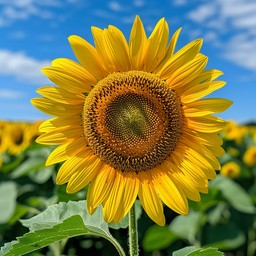
#> input picture assets/vibrant-sunflower-bloom-stockcake-256x256.jpg, 256 x 256 px
$ jupyter execute --allow-errors profiling_analysis.ipynb   (shell and % lines are left out)
#> lines starting #> are read from the running program, lines starting #| are printed output that depends on the picture
# Lab 8 Optimizing Image Mosaic Generator

Student: Qizhuo Shen

Date: 11/24/2026

## Part 1: Profiling My Lab 1 Mosaic Generator

For this part, I want to find out where my Lab 1 code spends its time, before I change anything. To do that, I use three tools. Simple timing shows the total time, `cProfile` can help identify which functions are slow, and `line_profiler` can help find which lines are slow.

### Which Baseline I Use

My Lab 1 code is kept unchanged in the `baseline/` folder. Its `baseline/core.py` has two versions of the grid operations, as shown in the table below:

| Version | Function | How it works |
|---|---|---|
| **Loop version** | `build_mosaic_loop` → `grid_ops_loop` | Goes through the grid one cell at a time with Python loops. For each cell it loops over all tiles to find the closest one, then colors the tile and pastes it into the output. |
| Vectorized version | `build_mosaic` → `grid_ops` | Uses NumPy reshape to get all cell colors at once, compares all cells to all tiles in one step, and builds the output with one indexing operation. |

My Lab 1 code was already vectorized, so **I use the loop version (`build_mosaic_loop`) as my baseline**. It is a normal loop version. I did not add any sleeps or extra work to make it slower. I also time the vectorized Lab 1 version next to it, so that in Part 2 I can compare my new code against both.

### 1. Setup

I installed `line_profiler` in the Lab's virtual environment with `pip install line_profiler`. Loading it as an extension gives me the `%lprun` command in Jupyter. `cProfile` and `pstats` come with Python, so they need no install.

[cell 1]

import cProfile
import io
import platform
import pstats
import time
from pathlib import Path

import cv2
import line_profiler
import matplotlib.pyplot as plt
import numpy as np
import pandas as pd

from baseline import core, tiles
from baseline.core import build_mosaic, build_mosaic_loop

RESULTS = Path("results")
RESULTS.mkdir(exist_ok=True)

print(f"Python         {platform.python_version()} ({platform.system()} {platform.machine()})")
print(f"CPU            {platform.processor()}")
print(f"NumPy          {np.__version__}")
print(f"OpenCV         {cv2.__version__}")
print(f"line_profiler  {line_profiler.__version__}")

#### Test Images and Settings

**Images:** I use three sunflower photos, one for each size the lab asks for (256×256, 512×512 and 1024×1024). They are shown below.

**Configurations:** I use the three configurations the lab requires, which are 256×256 with a 16×16 grid, 512×512 with a 32×32 grid, and 1024×1024 with a 64×64 grid. All three have 16 px cells.

**Other settings:** I use the app's defaults, which are the *Halftone Dots* tile set, *Modulate* color mode, strength 0.85, RGB matching and no color quantization. But I change two settings to make sure the test measures correctly.

* `long_edge = image size`. By default the app resizes every image to 768 px first. But this will cause that all three image sizes cost the same, and the test would be pointless. So I set it to the image's own size without resizing.
* `tile_px = image size // grid`. I draw each tile at the same size as its cell, so the mosaic has the same size as the input. For example, a 512×512 image with a 32×32 grid has 16 px cells and gives a 512×512 mosaic.

[cell 2]
IMAGE_FILES = {
    256: Path("assets/vibrant-sunflower-bloom-stockcake-256x256.jpg"),
    512: Path("assets/vibrant-sunflower-bloom-stockcake-512x512.jpg"),
    1024: Path("assets/sunflower-1024x1024.jpg"),
}
CONFIGS = [(256, 16), (512, 32), (1024, 64)]   # (image size, grid size), as the lab requires
CONFIG_LABELS = [f"{size}×{size} / {grid}×{grid}" for size, grid in CONFIGS]

TILE_SET = "Halftone Dots"
COLOR_MODE = "Modulate"
STRENGTH = 0.85


def load_rgb(path: Path) -> np.ndarray:
    """Read an image file as an RGB uint8 array (OpenCV loads BGR)."""
    bgr = cv2.imread(str(path), cv2.IMREAD_COLOR)
#> bgr is the input picture: shape (256, 256, 3); mean B, G, R 74.4, 128.1, 125.2
    if bgr is None:
        raise FileNotFoundError(path)
    return cv2.cvtColor(bgr, cv2.COLOR_BGR2RGB)


def settings(size: int, grid: int) -> dict:
    """Keyword arguments for build_mosaic / build_mosaic_loop for one configuration."""
    return dict(grid_size=grid, tile_set_name=TILE_SET, tile_px=size // grid,
                color_mode=COLOR_MODE, strength=STRENGTH, long_edge=size)


test_images = {size: load_rgb(path) for size, path in IMAGE_FILES.items()}
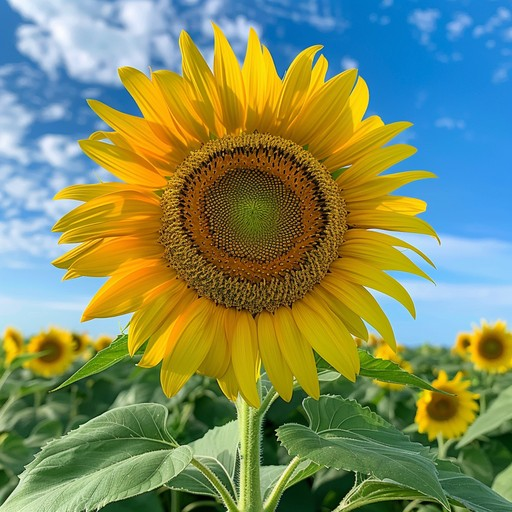
#> input picture assets/vibrant-sunflower-bloom-stockcake-512x512.jpg, 512 x 512 px
#> in load_rgb, bgr is the input picture: shape (512, 512, 3); mean B, G, R 97.3, 140.5, 126.1
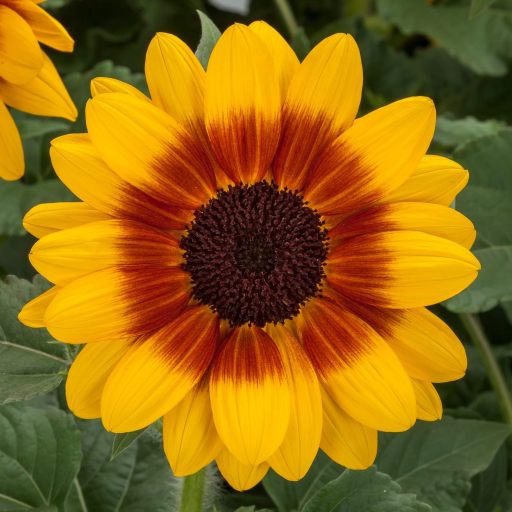
#> input picture assets/sunflower-1024x1024.jpg, 1024 x 1024 px (shown at 1/2 size)
#> in load_rgb, bgr is the input picture: shape (1024, 1024, 3); mean B, G, R 17.4, 103.5, 145.5
#> test_images = 3 items

for size, img in test_images.items():
    assert img.shape == (size, size, 3), f"{IMAGE_FILES[size]} is {img.shape}, expected {size}x{size}"
    print(f"{size:>4}px  {IMAGE_FILES[size].name:<48} shape={img.shape} dtype={img.dtype}")
#> this loop made 3 passes
#> size on passes 1 to 3: 256, 512, 1024
#|  256px  vibrant-sunflower-bloom-stockcake-256x256.jpg    shape=(256, 256, 3) dtype=uint8
#|  512px  vibrant-sunflower-bloom-stockcake-512x512.jpg    shape=(512, 512, 3) dtype=uint8
#| 1024px  sunflower-1024x1024.jpg                          shape=(1024, 1024, 3) dtype=uint8

print("\nConfigurations:")
for (size, grid), label in zip(CONFIGS, CONFIG_LABELS):
    print(f"  {label:<18} -> {grid * grid:>5} cells of {size // grid}px")

[cell 3]
fig, axes = plt.subplots(1, 3, figsize=(12, 4.2))
for ax, (size, img) in zip(axes, test_images.items()):
    ax.imshow(img)
    ax.set_title(f"{size}×{size}", loc="left", fontsize=11)
    ax.axis("off")
plt.tight_layout()
plt.show()
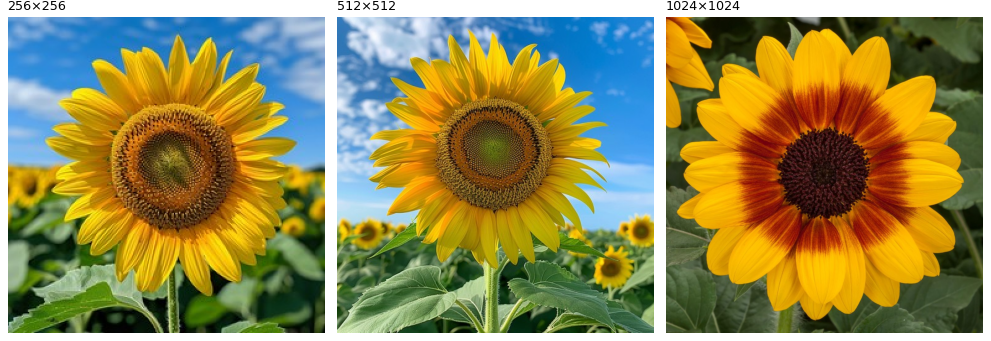
#> figure drawn by matplotlib, 3 panels

### 2. Baseline Performance

#### Timing the Whole Mosaic Generation

I time one full call to `build_mosaic_loop` for each configuration. This includes every step of making a mosaic, which includes preprocessing, cropping, computing the cell colors, matching tiles, building the output and the grid preview.

Before timing, I run each configuration once as a warm-up. The first call builds the tile set and saves it in a cache, and NumPy also needs to set up memory the first time. This only happens once, so it should not count in the normal running time. After the warm-up I run each configuration 5 times and report the mean and standard deviation.

I also time the vectorized Lab 1 version (`build_mosaic`) in the same way, so I can see how far apart the two versions are.

[cell 4]
REPEATS = 5


def time_call(fn, *args, repeats=REPEATS, **kwargs):
    """Mean and standard deviation (ms) of `repeats` calls, after one warm-up call."""
    fn(*args, **kwargs)  # warm-up: fills the tile-set cache, first-touch allocations
    samples = []
    for _ in range(repeats):
        t0 = time.perf_counter()
        fn(*args, **kwargs)
        samples.append((time.perf_counter() - t0) * 1000)
    return float(np.mean(samples)), float(np.std(samples))


rows = []
#> (the rest of this cell did not finish here and is left out)

#### How the Time Grows with the Configuration

I draw both versions on one chart, from the smallest to the largest configuration. The y-axis uses a log scale, because the times grow by about 4 times at each step. The error bars show the standard deviation over the 5 runs.

[cell 5]
C_LOOP, C_VEC = "#eb6834", "#2a78d6"   # same color pair as mosaic/benchmark.py
INK, MUTED, GRID_INK = "#0b0b0b", "#52514e", "#dcdbd6"


def style_axes(ax, grid_axis="both"):
    """Recessive grid and spines, shared by all charts in this notebook."""
    ax.grid(True, axis=grid_axis, color=GRID_INK, lw=0.8)
    ax.set_axisbelow(True)
    for side in ("top", "right"):
        ax.spines[side].set_visible(False)
    for side in ("left", "bottom"):
        ax.spines[side].set_color(GRID_INK)
    ax.tick_params(colors=MUTED)


x = np.arange(len(CONFIGS))
fig, ax = plt.subplots(figsize=(8, 4.4))
#> (the rest of this cell did not finish here and is left out)

#### What the Timings Show

For the three required configurations, the baseline takes about **5.0 ms** (256×256 / 16×16), **19.7 ms** (512×512 / 32×32) and **79.6 ms** (1024×1024 / 64×64).

From the result, I can see that **the baseline time grows about 4 times at each step.** From one configuration to the next, the image has 4 times more pixels and the grid has 4 times more cells, because the cell size stays 16 px. So the cost grows in step with the amount of work.

**The Lab 1 vectorized version is faster, but not by much.** I find that it is only about 1.6 to 2.3 times faster than the loop (about 2.2 ms, 12.0 ms and 48.3 ms). So even my vectorized Lab 1 code still has slow parts, which I look at in Part 2.

### 3. Function-Level Profiling with `cProfile`

`cProfile` records every function call and how long it takes. I profile one full call of `build_mosaic_loop` on the 512×512 image with a 32×32 grid, which is the configuration the 20× target is based on. I run it once before profiling, so the tile set is already in the cache, just like in the timing above.

I sort the results in two ways:

* **By cumulative time** (`cumtime`). This is the time spent in a function *including* all the functions it calls. It shows which high-level step the time goes into.
* **By own time** (`tottime`). This is the time spent in the function's own code only, not counting the functions it calls. It shows where the work is actually done.

[cell 6]
img, kw = test_images[512], settings(512, 32)
#> kw = {'grid_size': 32, 'tile_set_name': 'Halftone Dots', 'tile_px': 16, 'color_mode': 'Modulate', 'strength': 0.85, 'long_edge': 512}
build_mosaic_loop(img, **kw)  # warm-up, so the tile set is already cached
#> (this line was passed over: baseline is not available in this run)

profiler = cProfile.Profile()
profiler.enable()
build_mosaic_loop(img, **kw)
#> (this line was passed over: baseline is not available in this run)
profiler.disable()


def show_stats(profiler, sort_by, top):
    """Print the `top` rows of a cProfile result, sorted by `sort_by`."""
    out = io.StringIO()
    pstats.Stats(profiler, stream=out).strip_dirs().sort_stats(sort_by).print_stats(top)
    print(out.getvalue())


show_stats(profiler, "cumulative", 15)

[cell 7]
show_stats(profiler, "tottime", 12)

#### What `cProfile` Shows

**Which functions take the most time:** From the result, I find that almost all of the 25 ms is spent in `grid_ops_loop`. About half of it (13 ms) is the function's own code, so it is the Python loop itself. The other half goes to many small NumPy calls, and `mean` is the biggest one with about 6 ms. Preprocessing and the grid preview are so fast that they are not even in the top 15.

**Unexpected bottlenecks:** I can see that there is no repeated file I/O, because my code does not read any files while it makes the mosaic. But there is a lot of repeated small work. `mean`, `reshape` and `clip` are each called about 1024 times, once for every cell. Each call does very little, so most of the time is just the cost of making the call. I can also see a redundant calculation. For every cell, the code computes the brightness of the tile again, even though there are only 14 different tiles.

### 4. Line-Level Profiling with `line_profiler`

cProfile shows that almost all the time is in `grid_ops_loop`, and that half of it is the function's own code. But it cannot show me which lines inside the function are slow. So now I use `line_profiler`, which measures the time of every line.

I profile `grid_ops_loop` with the `%lprun` command, on the same 512×512 image with a 32×32 grid. I show the times in milliseconds (`-u 1e-3`). The two most useful columns are `Hits`, which is how many times a line runs, and `% Time`, which is the share of the function's time spent on that line.

[cell 8]
img, kw = test_images[512], settings(512, 32)
build_mosaic_loop(img, **kw)  # warm-up, so the tile set is already cached
#> (this line was passed over: baseline is not available in this run)

#### What `line_profiler` Shows

From the result, I find that the hot lines are all inside the loops. I group them into four steps.

| Step | Lines | Hits | % Time |
|---|---|---|---|
| Find the closest tile (inner loop over 14 tiles) | 316–323 | 14336 for the inner lines | **31%** |
| Color the tile (`tile @ LUMA` and the blend) | 337–344 | 1024 | **26%** |
| Compute the cell's mean color (`block.reshape(-1, 3).mean(axis=0)`) | 312–314 | 1024 | **24%** |
| Clip the tile and paste it into the output | 345–347 | 1024 | **16%** |

**Nested loops:** I can see that the tile search is a loop inside two other loops, so its lines run 1024 × 14 = 14336 times.

**Repeated operations:** I find that line 343 (16%) computes the brightness of the tile with `tile @ LUMA` for every cell, although there are only 14 tiles. Line 313 (22%) also calls `mean` once per cell, when one call could do the whole image.

**Inefficient data structures:** I can see that the tile search takes one NumPy value at a time (`key_feat[t]`) and turns it into a Python `float`. This is slow, because NumPy is only fast when one call works on a whole array.

## Part 2: Optimizing for Performance

### 1. What I Optimized

The optimized code is the `mosaic_generator` package. The Lab 1 code stays unchanged in `baseline/`, so I can still time the baseline against it. Each optimization below fixes a slow part that I found either with the profilers, or during the optimization process.

| # | Optimization | Problem it fixes |
|---|---|---|
| 1 | Compute all cell colors at once with `cv2.reduce` | `mean` was called once per cell (24%) |
| 2 | Match all cells to all tiles at once with broadcasting and `argmin` | The inner loop over the tiles (31%) |
| 3 | Cache the tile features, computed once per tile set | `tile @ LUMA` was computed for every cell (16%) |
| 4 | Build the whole mosaic with one `np.take` | Each tile was clipped and pasted one by one (16%) |
| 5 | Add each cell's color with OpenCV (`cv2.resize`, `cv2.add`, `cv2.subtract`) | NumPy broadcasting was slow here |
| 6 | Keep the full-size image in uint8 instead of float32 | Full-size float32 passes moved 4 times more memory |
| 7 | Reuse work buffers between calls | Writing into new memory is slow |

### 2. Comparison

I time the optimized `mosaic_generator.build_mosaic` on the same three configurations and with the same settings as in Part 1. I also time the baseline and the Lab 1 vectorized version again in the same run, so all three are measured under the same conditions.

The optimized version only takes a few milliseconds or less, and such short times jump around more from run to run. So I run it 50 times instead of 5, after the same warm-up call.

[cell 9]
import mosaic_generator

FAST_REPEATS = 50

rows = []
#> (the rest of this cell did not finish here and is left out)

I draw the same chart as in Part 1, now with the optimized version added.

[cell 10]
C_V2 = "#1baf7a"   # third color of the same validated palette, after orange (loop) and blue (Lab 1)
VERSIONS = (("loop_ms", "loop_sd", C_LOOP, "Baseline (loop)"),
            ("vec_ms", "vec_sd", C_VEC, "Lab 1 vectorized"),
            ("v2_ms", "v2_sd", C_V2, "Optimized (mosaic_generator)"))

fig, ax = plt.subplots(figsize=(8, 4.4))
#> (the rest of this cell did not finish here and is left out)

I also draw two bar charts. In the first one, I compare the execution times of the three versions. In the second one, I show how many times faster my optimized version is, and I mark the 20× target with a dashed line.

[cell 11]
SURFACE = "#fcfcfb"

# One panel per configuration: the times differ by about 15x between the configurations, so
# each panel gets its own linear axis starting at zero instead of one shared log axis.
fig, axes = plt.subplots(1, 3, figsize=(13, 4.2))
#> (the rest of this cell did not finish here and is left out)

[cell 12]
TARGET = 20
width = 0.36

# Each bar is colored like the version the optimized code is compared against.
fig, ax = plt.subplots(figsize=(9, 4.6))
#> (the rest of this cell did not finish here and is left out)

#### What the Results Show

**The 20× target is met.** On 512×512 with a 32×32 grid, the optimized version takes **0.63 ms** instead of **19.9 ms**, so it is **31.5× faster** than the baseline. It is also 18.5× faster than my Lab 1 vectorized code. For the other two configurations, I get 13.5× (256×256 / 16×16) and 21.9× (1024×1024 / 64×64).

From the charts, I can see that the speedup is not the same for all three configurations. On the smallest image, the optimized version only needs about 0.37 ms, and part of that is a fixed cost for calling the functions, which does not get smaller with the image. On the largest image, most of the 3.6 ms is spent on moving a lot of image data in memory. The middle configuration is in between, so it gets the biggest speedup.

### 3. Correctness Check

A faster version is only useful if it still makes the same mosaic. So for each of the three configurations, I compare the optimized mosaic with the baseline mosaic, using these metrics:

* **Same tile.** The share of cells where both versions pick the same tile.
* **MSE.** The mean squared error between the two mosaics, over all pixels and color channels.
* **Max difference.** The largest difference of a single pixel value, out of 255.
* **Pixels that differ.** The share of pixel values that are not exactly the same.

[cell 13]
from mosaic_generator.metrics import mse

rows = []
#> (the rest of this cell did not finish here and is left out)

To see the difference with my own eyes, I also show both mosaics for 512×512 / 32×32 side by side, together with a map of where they differ.

[cell 14]
img, kw = test_images[512], settings(512, 32)
#> (the rest of this cell did not finish here and is left out)
